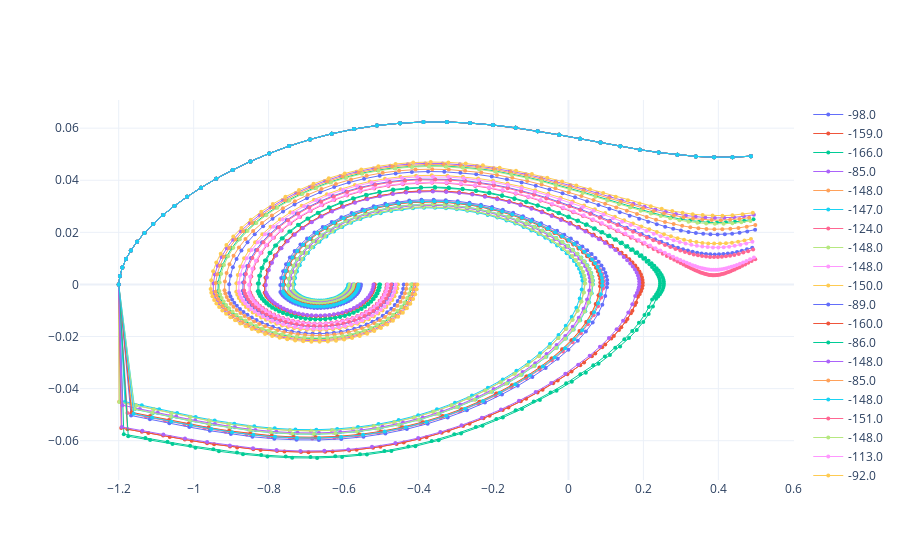

Here is the notebook cell this chart was saved with:
### Code cell
from plotly.graph_objs import Figure

color_map = {k: px.colors.qualitative.D3[i] for i, k in enumerate(['left', 'nothing', 'right'])}
fig = Figure()
for h in hist:
    fig.add_scatter(x=h['position'],
                    y=h['velocity'],
                    mode='lines+markers',
                    name=h['reward'].sum(),
                    # showlegend=False,
                    # marker=dict(color=h['action'].map(color_map), size=4),
                    marker=dict(size=4),
                    # line=dict(width=1, color='lightgray'),
                    line=dict(width=1),
                    )

fig.update_layout(template='plotly_white')
fig.show()
